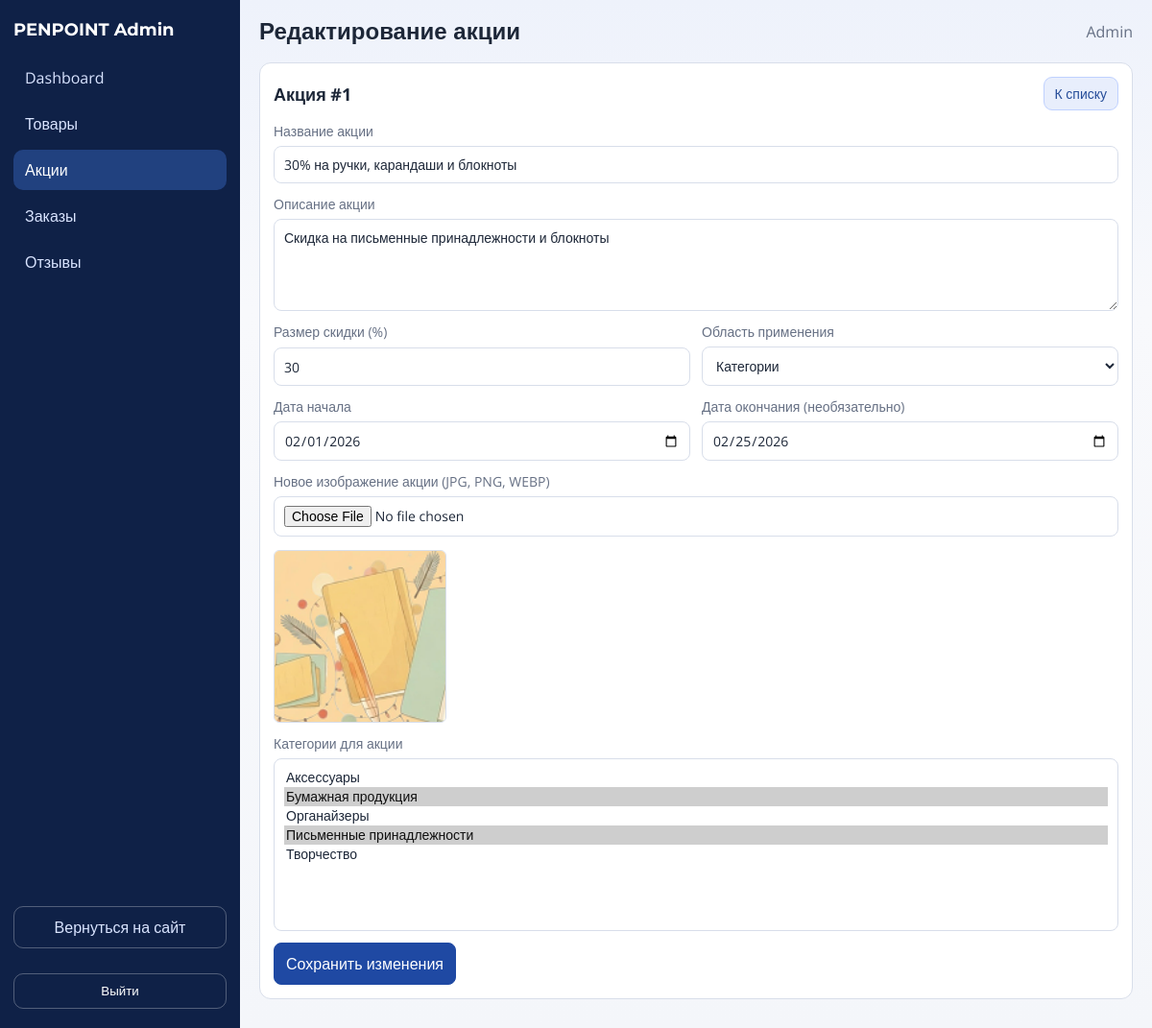
Page /admin/promotion_edit.php?id=1 (signed in) on the committed database.
### tables this page shows
CREATE TABLE `users` (
  `id` int(10) UNSIGNED NOT NULL,
  `role_id` int(10) UNSIGNED NOT NULL,
  `name` varchar(100) NOT NULL,
  `email` varchar(150) NOT NULL,
  `password_hash` varchar(255) NOT NULL,
  `phone` varchar(20) DEFAULT NULL,
  `created_at` timestamp NULL DEFAULT CURRENT_TIMESTAMP
);

CREATE TABLE `promotions` (
  `id` int(10) UNSIGNED NOT NULL,
  `title` varchar(150) NOT NULL,
  `short_text` varchar(255) NOT NULL,
  `image_path` varchar(255) NOT NULL,
  `date_start` date NOT NULL,
  `date_end` date DEFAULT NULL,
  `discount_percent` tinyint(3) UNSIGNED NOT NULL,
  `apply_scope` enum('products','categories') NOT NULL DEFAULT 'categories',
  `status` enum('draft','active','finished') NOT NULL DEFAULT 'draft'
);

### admin/includes/bootstrap.php (called while the page is built, shortened)
<?php
function admin_e($value): string
{
    return htmlspecialchars((string)$value, ENT_QUOTES, 'UTF-8');
}
function admin_safe_int($value, int $default = 0): int
{
    if (is_numeric($value)) {
        return (int)$value;
    }
    return $default;
}

### admin/includes/auth.php (called while the page is built, shortened)
<?php
require_once __DIR__ . '/bootstrap.php';
function admin_current_user(): ?array
{
    global $pdo;
    $sessionAdminId = admin_safe_int($_SESSION['admin_user_id'] ?? 0);
    try {
        $stmt = $pdo->prepare(
            'SELECT u.id, u.name, u.email
             FROM users u
             INNER JOIN roles r ON r.id = u.role_id
             WHERE u.id = ? AND r.name = ? LIMIT 1'
        );
        $stmt->execute([$sessionAdminId, 'admin']);
        $user = $stmt->fetch();
        return is_array($user) ? $user : null;
    } catch (Throwable $e) {
        admin_log_error('admin_current_user', $e);
        return null;
    }
}
function admin_require_auth(): array
{
    $user = admin_current_user();
    return $user;
}

### admin/includes/promotions_tools.php (called while the page is built, shortened)
<?php
require_once __DIR__ . '/bootstrap.php';
function admin_promotion_scope_labels(): array
{
    return [
        'categories' => 'Категории',
        'products' => 'Товары',
    ];
}
function admin_promotion_fetch_categories(PDO $pdo): array
{
    $stmt = $pdo->query('SELECT id, name FROM categories ORDER BY name ASC');
    return $stmt->fetchAll() ?: [];
}
function admin_promotion_fetch_one(PDO $pdo, int $promotionId): ?array
{
    $stmt = $pdo->prepare(
        'SELECT id, title, short_text, image_path, date_start, date_end, discount_percent, apply_scope, status
         FROM promotions
         WHERE id = ? LIMIT 1'
    );
    $stmt->execute([$promotionId]);
    $row = $stmt->fetch();
    return is_array($row) ? $row : null;
}
function admin_promotion_fetch_links(PDO $pdo, int $promotionId, string $scope): array
{
    if ($scope === 'products') {
        $stmt = $pdo->prepare('SELECT product_id FROM promotion_products WHERE promotion_id = ?');
    } else {
        $stmt = $pdo->prepare('SELECT category_id FROM promotion_categories WHERE promotion_id = ?');
    }
    $stmt->execute([$promotionId]);
    return array_map('intval', $stmt->fetchAll(PDO::FETCH_COLUMN) ?: []);
}

### admin/promotion_edit.php (the view, shortened to what this page needs)
<?php
require_once __DIR__ . '/includes/layout.php';
require_once __DIR__ . '/includes/promotions_tools.php';
global $pdo;
$promotionId = admin_safe_int($_GET['id'] ?? 0);
$errors = [];
$scopeLabels = admin_promotion_scope_labels();
$categories = [];
try {
    $categories = admin_promotion_fetch_categories($pdo);
} catch (Throwable $e) {
    admin_log_error('promotion_edit_lists', $e);
    $errors[] = 'Не удалось загрузить справочники товаров и категорий.';
}
try {
    $promotion = admin_promotion_fetch_one($pdo, $promotionId);
} catch (Throwable $e) {
    admin_log_error('promotion_edit_fetch', $e);
    admin_set_flash('error', 'Не удалось загрузить акцию.');
    admin_redirect('/admin/promotions.php');
}
$form = [
    'title' => (string)$promotion['title'],
    'short_text' => (string)$promotion['short_text'],
    'discount_percent' => (string)$promotion['discount_percent'],
    'apply_scope' => (string)$promotion['apply_scope'],
    'date_start' => (string)$promotion['date_start'],
    'date_end' => (string)($promotion['date_end'] ?? ''),
];
$currentImage = (string)($promotion['image_path'] ?? '');
$selectedCategories = [];
try {
    $selectedCategories = admin_promotion_fetch_links($pdo, $promotionId, 'categories');
} catch (Throwable $e) {
    admin_log_error('promotion_edit_links_fetch', $e);
}
admin_render_header('Редактирование акции', 'promotions');
?>
<section class="admin-form-wrap">
    <div class="admin-section-head">
        <h2>Акция #<?php echo admin_e((string)$promotionId); ?></h2>
        <a class="admin-link-btn" href="/admin/promotions.php">К списку</a>
    </div>
    <form method="post" enctype="multipart/form-data" class="admin-form admin-form-grid">
        <label class="admin-full">
            Название акции
            <input type="text" name="title" value="<?php echo admin_e($form['title']); ?>" required>
        </label>
        <label class="admin-full">
            Описание акции
            <textarea name="short_text" rows="4" required><?php echo admin_e($form['short_text']); ?></textarea>
        </label>
        <label>
            Размер скидки (%)
            <input type="number" name="discount_percent" value="<?php echo admin_e($form['discount_percent']); ?>" min="1" max="90" required>
        </label>
        <label>
            Область применения
            <select name="apply_scope" id="promotion-scope" required>
                <?php foreach ($scopeLabels as $scopeKey => $scopeName): ?>
                    <option value="<?php echo admin_e($scopeKey); ?>" <?php echo $form['apply_scope'] === $scopeKey ? 'selected' : ''; ?>>
                        <?php echo admin_e($scopeName); ?>
                    </option>
                <?php endforeach; ?>
            </select>
        </label>
        <label>
            Дата начала
            <input type="date" name="date_start" value="<?php echo admin_e($form['date_start']); ?>" required>
        </label>
        <label>
            Дата окончания (необязательно)
            <input type="date" name="date_end" value="<?php echo admin_e($form['date_end']); ?>">
        </label>
        <label class="admin-full">
            Новое изображение акции (JPG, PNG, WEBP)
            <input type="file" name="image" accept=".jpg,.jpeg,.png,.webp">
            <?php if ($currentImage !== ''): ?>
                <img class="admin-thumb admin-thumb-large" src="<?php echo admin_e($currentImage); ?>" alt="">
            <?php endif; ?>
        </label>
        <label class="admin-full" id="categories-field">
            Категории для акции
            <select name="category_ids[]" multiple size="8">
                <?php foreach ($categories as $category): ?>
                    <option value="<?php echo admin_e((string)$category['id']); ?>" <?php echo in_array((int)$category['id'], $selectedCategories, true) ? 'selected' : ''; ?>>
                        <?php echo admin_e((string)$category['name']); ?>
                    </option>
                <?php endforeach; ?>
            </select>
        </label>
        <button type="submit">Сохранить изменения</button>
    </form>
</section>
<?php admin_render_footer(); ?>

### admin/includes/layout.php (shortened to what this page needs)
<?php
require_once __DIR__ . '/auth.php';
function admin_nav_items(): array
{
    return [
        'dashboard' => ['label' => 'Dashboard', 'href' => '/admin/index.php'],
        'products' => ['label' => 'Товары', 'href' => '/admin/products.php'],
        'promotions' => ['label' => 'Акции', 'href' => '/admin/promotions.php'],
        'orders' => ['label' => 'Заказы', 'href' => '/admin/orders.php'],
        'reviews' => ['label' => 'Отзывы', 'href' => '/admin/reviews.php'],
    ];
}
function admin_render_header(string $title, string $active = ''): void
{
    $user = admin_require_auth();
    $nav = admin_nav_items();
    ?>
<!DOCTYPE html>
<html lang="ru">
<head>
    <link rel="stylesheet" href="/admin/assets/admin.css">
</head>
<body class="admin-body">
    <div class="admin-shell">
        <aside class="admin-sidebar">
            <a class="admin-brand" href="/admin/index.php">PENPOINT Admin</a>
            <nav class="admin-nav">
                <?php foreach ($nav as $key => $item): ?>
                    <a class="admin-nav__item <?php echo $active === $key ? 'is-active' : ''; ?>" href="<?php echo admin_e($item['href']); ?>">
                        <?php echo admin_e($item['label']); ?>
                    </a>
                <?php endforeach; ?>
            </nav>
            <a class="admin-back-link" href="/index.php">Вернуться на сайт</a>
            <form method="post" action="/admin/logout.php" class="admin-logout-form">
                <button class="admin-logout-btn" type="submit">Выйти</button>
            </form>
        </aside>
        <main class="admin-main">
            <header class="admin-topbar">
                <h1 class="admin-title"><?php echo admin_e($title); ?></h1>
                <div class="admin-user"><?php echo admin_e($user['name'] ?? 'Admin'); ?></div>
            </header>
<?php
}
function admin_render_footer(): void
{
    ?>
        </main>
    </div>
</body>
</html>
<?php
}

### admin/assets/admin.css (style rules this page uses)
:root { --bg: #f4f6fa; --panel: #ffffff; --line: #d8deea; --text: #1d2738; --muted: #667084; --brand: #264d99; --brand-soft: #e8eefc; --danger: #b42318; --success: #087443; --warning: #9a6700; }
* { box-sizing: border-box; }
body { margin: 0; font-family: 'Open Sans', sans-serif; color: var(--text); background: linear-gradient(180deg, #eef2fb 0%, #f8f9fc 30%, #f4f6fa 100%); }
.admin-shell { min-height: 100vh; display: grid; grid-template-columns: 250px minmax(0, 1fr); }
.admin-sidebar { background: #0f2147; color: #d9e4ff; padding: 20px 14px; display: flex; flex-direction: column; gap: 18px; }
.admin-brand { color: #fff; text-decoration: none; font-family: 'Montserrat', sans-serif; font-weight: 700; font-size: 18px; }
.admin-nav { display: flex; flex-direction: column; gap: 6px; }
.admin-nav__item { display: block; border-radius: 10px; padding: 10px 12px; color: #d9e4ff; text-decoration: none; transition: 0.18s ease; }
.admin-nav__item:hover, .admin-nav__item.is-active { background: #21417f; color: #fff; }
.admin-logout-form { margin-top: 8px; }
.admin-logout-btn { width: 100%; border: 1px solid rgba(255, 255, 255, 0.28); background: transparent; color: #fff; border-radius: 10px; padding: 10px 12px; cursor: pointer; }
.admin-back-link { margin-top: auto; display: block; text-decoration: none; color: #d9e4ff; border: 1px solid rgba(255, 255, 255, 0.28); border-radius: 10px; padding: 10px 12px; text-align: center; }
.admin-main { padding: 18px 20px 30px; }
.admin-topbar { display: flex; justify-content: space-between; align-items: center; margin-bottom: 18px; }
.admin-title { margin: 0; font-family: 'Montserrat', sans-serif; font-size: 24px; }
.admin-user { color: var(--muted); }
.admin-table-wrap, .admin-form-wrap { background: var(--panel); border: 1px solid var(--line); border-radius: 12px; padding: 14px; overflow: hidden; }
.admin-section-head { display: flex; justify-content: space-between; align-items: center; gap: 12px; margin-bottom: 12px; }
.admin-section-head h2 { margin: 0; font-size: 18px; }
.admin-link-btn { text-decoration: none; background: var(--brand-soft); border: 1px solid #bfd1ff; color: var(--brand); border-radius: 9px; padding: 7px 11px; font-size: 14px; }
.admin-form { display: grid; gap: 12px; }
.admin-form label { display: grid; gap: 6px; font-size: 14px; color: var(--muted); }
.admin-form input, .admin-form textarea, .admin-form select, .admin-form button { font: inherit; }
.admin-form input, .admin-form textarea, .admin-form select { border: 1px solid var(--line); border-radius: 8px; padding: 9px 10px; background: #fff; color: var(--text); }
.admin-form button { border: 1px solid #1f49a3; background: #1f49a3; color: #fff; border-radius: 8px; padding: 10px 12px; cursor: pointer; width: fit-content; }
.admin-form-grid { grid-template-columns: repeat(2, minmax(0, 1fr)); }
.admin-full { grid-column: 1 / -1; }
.admin-thumb { width: 56px; height: 56px; object-fit: cover; border-radius: 6px; border: 1px solid var(--line); }
.admin-thumb-large { width: 180px; height: 180px; margin-top: 8px; }

### rows in the picture
users: name "Admin"
promotions: title "30% на ручки, карандаши и блокноты", short_text "Скидка на письменные принадлежности и блокноты", discount_percent "30", apply_scope "Категории", date_start "02/01/2026", date_end "02/25/2026", image_path (picture)

### other values in the picture
admin_e($item['label']) "Dashboard"
admin_e($item['label']) "Товары"
admin_e($item['label']) "Акции"
admin_e($item['label']) "Заказы"
admin_e($item['label']) "Отзывы"
admin_e($title) "Редактирование акции"
admin_e((string)$promotionId) "1"
form field value "Аксессуары / Бумажная продукция ☑ / Органайзеры / Письменные принадлежности ☑ / Творчество"
